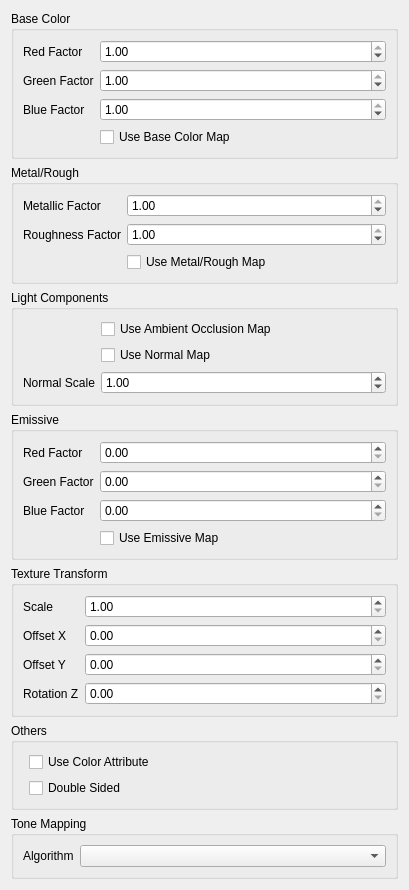
<?xml version="1.0" encoding="UTF-8"?>
<ui version="4.0">
 <class>ControllerWidget</class>
 <widget class="QWidget" name="ControllerWidget">
  <property name="geometry">
   <rect>
    <x>0</x>
    <y>0</y>
    <width>409</width>
    <height>867</height>
   </rect>
  </property>
  <property name="windowTitle">
   <string>Scene Controls</string>
  </property>
  <layout class="QVBoxLayout" name="verticalLayout">
   <item>
    <widget class="QGroupBox" name="groupBox">
     <property name="title">
      <string>Base Color</string>
     </property>
     <layout class="QFormLayout" name="formLayout">
      <item row="0" column="0">
       <widget class="QLabel" name="label">
        <property name="text">
         <string>Red Factor</string>
        </property>
       </widget>
      </item>
      <item row="1" column="0">
       <widget class="QLabel" name="label_2">
        <property name="text">
         <string>Green Factor</string>
        </property>
       </widget>
      </item>
      <item row="2" column="0">
       <widget class="QLabel" name="label_3">
        <property name="text">
         <string>Blue Factor</string>
        </property>
       </widget>
      </item>
      <item row="3" column="1">
       <widget class="QCheckBox" name="useBaseColorMap">
        <property name="text">
         <string>Use Base Color Map</string>
        </property>
       </widget>
      </item>
      <item row="0" column="1">
       <widget class="QDoubleSpinBox" name="baseColorRedFactor">
        <property name="maximum">
         <double>1.000000000000000</double>
        </property>
        <property name="singleStep">
         <double>0.050000000000000</double>
        </property>
        <property name="value">
         <double>1.000000000000000</double>
        </property>
       </widget>
      </item>
      <item row="1" column="1">
       <widget class="QDoubleSpinBox" name="baseColorGreenFactor">
        <property name="maximum">
         <double>1.000000000000000</double>
        </property>
        <property name="singleStep">
         <double>0.050000000000000</double>
        </property>
        <property name="value">
         <double>1.000000000000000</double>
        </property>
       </widget>
      </item>
      <item row="2" column="1">
       <widget class="QDoubleSpinBox" name="baseColorBlueFactor">
        <property name="maximum">
         <double>1.000000000000000</double>
        </property>
        <property name="singleStep">
         <double>0.050000000000000</double>
        </property>
        <property name="value">
         <double>1.000000000000000</double>
        </property>
       </widget>
      </item>
     </layout>
    </widget>
   </item>
   <item>
    <widget class="QGroupBox" name="groupBox_2">
     <property name="title">
      <string>Metal/Rough</string>
     </property>
     <layout class="QFormLayout" name="formLayout_2">
      <item row="0" column="0">
       <widget class="QLabel" name="label_4">
        <property name="text">
         <string>Metallic Factor</string>
        </property>
       </widget>
      </item>
      <item row="1" column="0">
       <widget class="QLabel" name="label_5">
        <property name="text">
         <string>Roughness Factor</string>
        </property>
       </widget>
      </item>
      <item row="2" column="1">
       <widget class="QCheckBox" name="useMetalRoughMap">
        <property name="text">
         <string>Use Metal/Rough Map</string>
        </property>
       </widget>
      </item>
      <item row="0" column="1">
       <widget class="QDoubleSpinBox" name="metallicFactor">
        <property name="maximum">
         <double>1.000000000000000</double>
        </property>
        <property name="singleStep">
         <double>0.050000000000000</double>
        </property>
        <property name="value">
         <double>1.000000000000000</double>
        </property>
       </widget>
      </item>
      <item row="1" column="1">
       <widget class="QDoubleSpinBox" name="roughnessFactor">
        <property name="maximum">
         <double>1.000000000000000</double>
        </property>
        <property name="singleStep">
         <double>0.050000000000000</double>
        </property>
        <property name="value">
         <double>1.000000000000000</double>
        </property>
       </widget>
      </item>
     </layout>
    </widget>
   </item>
   <item>
    <widget class="QGroupBox" name="groupBox_3">
     <property name="title">
      <string>Light Components</string>
     </property>
     <layout class="QFormLayout" name="formLayout_3">
      <item row="0" column="1">
       <widget class="QCheckBox" name="useAmbientOcclusionMap">
        <property name="text">
         <string>Use Ambient Occlusion Map</string>
        </property>
       </widget>
      </item>
      <item row="1" column="1">
       <widget class="QCheckBox" name="useNormalMap">
        <property name="text">
         <string>Use Normal Map</string>
        </property>
       </widget>
      </item>
      <item row="2" column="0">
       <widget class="QLabel" name="label_6">
        <property name="text">
         <string>Normal Scale</string>
        </property>
       </widget>
      </item>
      <item row="2" column="1">
       <widget class="QDoubleSpinBox" name="normalScale">
        <property name="minimum">
         <double>0.100000000000000</double>
        </property>
        <property name="maximum">
         <double>4.000000000000000</double>
        </property>
        <property name="singleStep">
         <double>0.100000000000000</double>
        </property>
        <property name="value">
         <double>1.000000000000000</double>
        </property>
       </widget>
      </item>
     </layout>
    </widget>
   </item>
   <item>
    <widget class="QGroupBox" name="groupBox_4">
     <property name="title">
      <string>Emissive</string>
     </property>
     <layout class="QFormLayout" name="formLayout_4">
      <item row="0" column="0">
       <widget class="QLabel" name="label_7">
        <property name="text">
         <string>Red Factor</string>
        </property>
       </widget>
      </item>
      <item row="1" column="0">
       <widget class="QLabel" name="label_8">
        <property name="text">
         <string>Green Factor</string>
        </property>
       </widget>
      </item>
      <item row="2" column="0">
       <widget class="QLabel" name="label_9">
        <property name="text">
         <string>Blue Factor</string>
        </property>
       </widget>
      </item>
      <item row="3" column="1">
       <widget class="QCheckBox" name="useEmissiveMap">
        <property name="text">
         <string>Use Emissive Map</string>
        </property>
       </widget>
      </item>
      <item row="0" column="1">
       <widget class="QDoubleSpinBox" name="emissiveRedFactor">
        <property name="maximum">
         <double>1.000000000000000</double>
        </property>
        <property name="singleStep">
         <double>0.050000000000000</double>
        </property>
       </widget>
      </item>
      <item row="1" column="1">
       <widget class="QDoubleSpinBox" name="emissiveGreenFactor">
        <property name="maximum">
         <double>1.000000000000000</double>
        </property>
        <property name="singleStep">
         <double>0.050000000000000</double>
        </property>
       </widget>
      </item>
      <item row="2" column="1">
       <widget class="QDoubleSpinBox" name="emissiveBlueFactor">
        <property name="maximum">
         <double>1.000000000000000</double>
        </property>
        <property name="singleStep">
         <double>0.050000000000000</double>
        </property>
       </widget>
      </item>
     </layout>
    </widget>
   </item>
   <item>
    <widget class="QGroupBox" name="groupBox_6">
     <property name="title">
      <string>Texture Transform</string>
     </property>
     <layout class="QFormLayout" name="formLayout_6">
      <item row="0" column="0">
       <widget class="QLabel" name="label_10">
        <property name="text">
         <string>Scale</string>
        </property>
       </widget>
      </item>
      <item row="0" column="1">
       <widget class="QDoubleSpinBox" name="textureScale">
        <property name="minimum">
         <double>1.000000000000000</double>
        </property>
        <property name="maximum">
         <double>4.000000000000000</double>
        </property>
        <property name="singleStep">
         <double>0.100000000000000</double>
        </property>
       </widget>
      </item>
      <item row="1" column="0">
       <widget class="QLabel" name="label_11">
        <property name="text">
         <string>Offset X</string>
        </property>
       </widget>
      </item>
      <item row="2" column="0">
       <widget class="QLabel" name="label_12">
        <property name="text">
         <string>Offset Y</string>
        </property>
       </widget>
      </item>
      <item row="1" column="1">
       <widget class="QDoubleSpinBox" name="textureOffsetX">
        <property name="singleStep">
         <double>0.050000000000000</double>
        </property>
       </widget>
      </item>
      <item row="2" column="1">
       <widget class="QDoubleSpinBox" name="textureOffsetY">
        <property name="singleStep">
         <double>0.050000000000000</double>
        </property>
       </widget>
      </item>
      <item row="3" column="1">
       <widget class="QDoubleSpinBox" name="textureRotationZ">
        <property name="maximum">
         <double>360.000000000000000</double>
        </property>
       </widget>
      </item>
      <item row="3" column="0">
       <widget class="QLabel" name="label_13">
        <property name="text">
         <string>Rotation Z</string>
        </property>
       </widget>
      </item>
     </layout>
    </widget>
   </item>
   <item>
    <widget class="QGroupBox" name="groupBox_5">
     <property name="title">
      <string>Others</string>
     </property>
     <layout class="QFormLayout" name="formLayout_5">
      <item row="1" column="1">
       <widget class="QCheckBox" name="useColorAttribute">
        <property name="text">
         <string>Use Color Attribute</string>
        </property>
       </widget>
      </item>
      <item row="2" column="1">
       <widget class="QCheckBox" name="doubleSided">
        <property name="text">
         <string>Double Sided</string>
        </property>
       </widget>
      </item>
     </layout>
    </widget>
   </item>
   <item>
    <widget class="QGroupBox" name="groupBox_7">
     <property name="title">
      <string>Tone Mapping</string>
     </property>
     <layout class="QFormLayout" name="formLayout_7">
      <item row="0" column="0">
       <widget class="QLabel" name="label_14">
        <property name="text">
         <string>Algorithm</string>
        </property>
       </widget>
      </item>
      <item row="0" column="1">
       <widget class="QComboBox" name="toneMapComboBox"/>
      </item>
     </layout>
    </widget>
   </item>
  </layout>
 </widget>
 <resources/>
 <connections/>
</ui>
